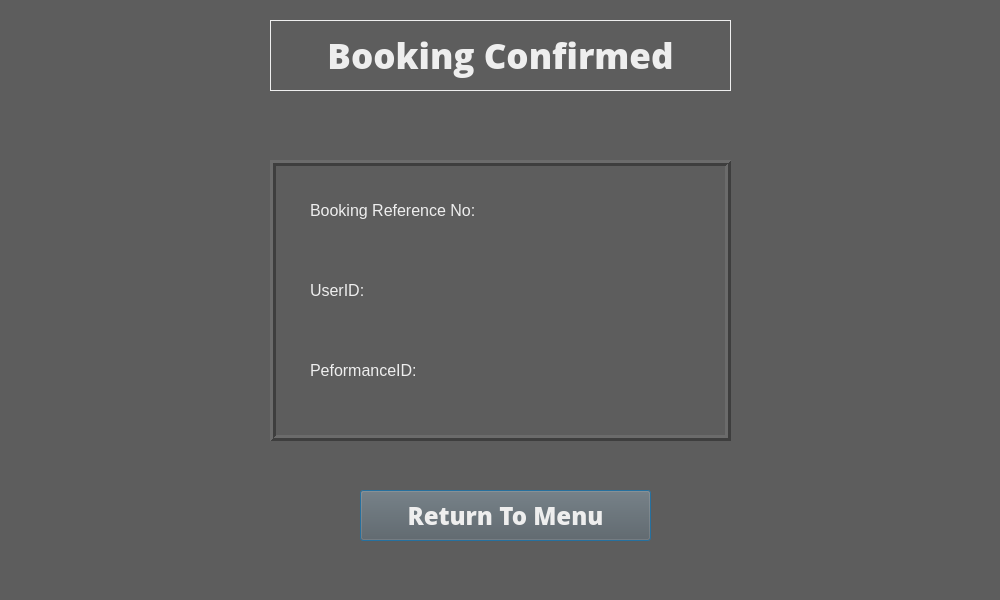
<?xml version="1.0" encoding="UTF-8"?>
<ui version="4.0">
 <class>Dialog</class>
 <widget class="QDialog" name="Dialog">
  <property name="geometry">
   <rect>
    <x>0</x>
    <y>0</y>
    <width>1000</width>
    <height>600</height>
   </rect>
  </property>
  <property name="windowTitle">
   <string>Dialog</string>
  </property>
  <property name="styleSheet">
   <string notr="true">background-color: rgb(93, 93, 93);</string>
  </property>
  <widget class="QLabel" name="sidepanel_L">
   <property name="geometry">
    <rect>
     <x>10</x>
     <y>10</y>
     <width>241</width>
     <height>581</height>
    </rect>
   </property>
   <property name="text">
    <string/>
   </property>
  </widget>
  <widget class="QLabel" name="sidepanel_R">
   <property name="geometry">
    <rect>
     <x>750</x>
     <y>10</y>
     <width>241</width>
     <height>581</height>
    </rect>
   </property>
   <property name="text">
    <string/>
   </property>
  </widget>
  <widget class="QLabel" name="Title">
   <property name="geometry">
    <rect>
     <x>270</x>
     <y>20</y>
     <width>461</width>
     <height>71</height>
    </rect>
   </property>
   <property name="font">
    <font>
     <family>Open Sans Extrabold</family>
     <pointsize>26</pointsize>
    </font>
   </property>
   <property name="styleSheet">
    <string notr="true">color: rgb(238, 238, 238);</string>
   </property>
   <property name="frameShape">
    <enum>QFrame::Box</enum>
   </property>
   <property name="text">
    <string>Booking Confirmed</string>
   </property>
   <property name="alignment">
    <set>Qt::AlignCenter</set>
   </property>
  </widget>
  <widget class="QFrame" name="frame">
   <property name="geometry">
    <rect>
     <x>270</x>
     <y>160</y>
     <width>461</width>
     <height>281</height>
    </rect>
   </property>
   <property name="frameShape">
    <enum>QFrame::Box</enum>
   </property>
   <property name="frameShadow">
    <enum>QFrame::Raised</enum>
   </property>
   <property name="lineWidth">
    <number>3</number>
   </property>
   <widget class="QLabel" name="LabelBookingID">
    <property name="geometry">
     <rect>
      <x>40</x>
      <y>40</y>
      <width>381</width>
      <height>21</height>
     </rect>
    </property>
    <property name="font">
     <font>
      <pointsize>12</pointsize>
     </font>
    </property>
    <property name="styleSheet">
     <string notr="true">color: rgb(238, 238, 238);</string>
    </property>
    <property name="text">
     <string>Booking Reference No:</string>
    </property>
   </widget>
   <widget class="QLabel" name="LabelUserID">
    <property name="geometry">
     <rect>
      <x>40</x>
      <y>120</y>
      <width>381</width>
      <height>21</height>
     </rect>
    </property>
    <property name="font">
     <font>
      <pointsize>12</pointsize>
     </font>
    </property>
    <property name="styleSheet">
     <string notr="true">color: rgb(238, 238, 238);</string>
    </property>
    <property name="text">
     <string>UserID:</string>
    </property>
   </widget>
   <widget class="QLabel" name="LabelPeformanceID">
    <property name="geometry">
     <rect>
      <x>40</x>
      <y>200</y>
      <width>381</width>
      <height>21</height>
     </rect>
    </property>
    <property name="font">
     <font>
      <pointsize>12</pointsize>
     </font>
    </property>
    <property name="styleSheet">
     <string notr="true">color: rgb(238, 238, 238);</string>
    </property>
    <property name="text">
     <string>PeformanceID:</string>
    </property>
   </widget>
  </widget>
  <widget class="QPushButton" name="BackToMenuButton">
   <property name="geometry">
    <rect>
     <x>360</x>
     <y>490</y>
     <width>291</width>
     <height>51</height>
    </rect>
   </property>
   <property name="font">
    <font>
     <family>Open Sans Extrabold</family>
     <pointsize>18</pointsize>
    </font>
   </property>
   <property name="styleSheet">
    <string notr="true">color: rgb(238, 238, 238);</string>
   </property>
   <property name="text">
    <string>Return To Menu</string>
   </property>
  </widget>
 </widget>
 <resources/>
 <connections/>
</ui>
